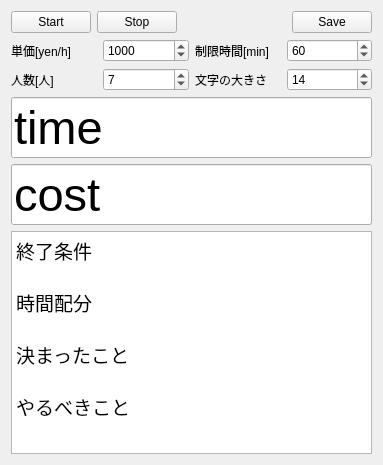
<?xml version="1.0" encoding="UTF-8"?>
<ui version="4.0">
 <class>Widget</class>
 <widget class="QWidget" name="Widget">
  <property name="geometry">
   <rect>
    <x>0</x>
    <y>0</y>
    <width>383</width>
    <height>465</height>
   </rect>
  </property>
  <property name="windowTitle">
   <string>Widget</string>
  </property>
  <layout class="QVBoxLayout" name="verticalLayout">
   <item>
    <layout class="QHBoxLayout" name="horizontalLayout_2">
     <item>
      <widget class="QPushButton" name="startButton">
       <property name="text">
        <string>Start</string>
       </property>
      </widget>
     </item>
     <item>
      <widget class="QPushButton" name="stopButton">
       <property name="text">
        <string>Stop</string>
       </property>
      </widget>
     </item>
     <item>
      <spacer name="horizontalSpacer_2">
       <property name="orientation">
        <enum>Qt::Horizontal</enum>
       </property>
       <property name="sizeHint" stdset="0">
        <size>
         <width>148</width>
         <height>20</height>
        </size>
       </property>
      </spacer>
     </item>
     <item>
      <widget class="QPushButton" name="saveButton">
       <property name="text">
        <string>Save</string>
       </property>
      </widget>
     </item>
    </layout>
   </item>
   <item>
    <layout class="QHBoxLayout" name="horizontalLayout_3">
     <item>
      <layout class="QHBoxLayout" name="horizontalLayout">
       <item>
        <layout class="QGridLayout" name="gridLayout">
         <item row="0" column="0">
          <widget class="QLabel" name="label">
           <property name="text">
            <string>単価[yen/h]</string>
           </property>
          </widget>
         </item>
         <item row="1" column="0">
          <widget class="QLabel" name="label_2">
           <property name="text">
            <string>人数[人]</string>
           </property>
          </widget>
         </item>
         <item row="0" column="1">
          <widget class="QSpinBox" name="spinBox_unit">
           <property name="maximum">
            <number>999999</number>
           </property>
           <property name="value">
            <number>1000</number>
           </property>
          </widget>
         </item>
         <item row="1" column="1">
          <widget class="QSpinBox" name="spinBox_person">
           <property name="value">
            <number>7</number>
           </property>
          </widget>
         </item>
        </layout>
       </item>
      </layout>
     </item>
     <item>
      <layout class="QGridLayout" name="gridLayout_2">
       <item row="0" column="0">
        <widget class="QLabel" name="label_3">
         <property name="text">
          <string>制限時間[min]</string>
         </property>
        </widget>
       </item>
       <item row="1" column="0">
        <widget class="QLabel" name="label_5">
         <property name="text">
          <string>文字の大きさ</string>
         </property>
        </widget>
       </item>
       <item row="1" column="1">
        <widget class="QSpinBox" name="spinBox_word">
         <property name="value">
          <number>14</number>
         </property>
        </widget>
       </item>
       <item row="0" column="1">
        <widget class="QSpinBox" name="spinBox_time">
         <property name="maximum">
          <number>9999</number>
         </property>
         <property name="value">
          <number>60</number>
         </property>
        </widget>
       </item>
      </layout>
     </item>
    </layout>
   </item>
   <item>
    <widget class="QLineEdit" name="lineEdit_time">
     <property name="sizePolicy">
      <sizepolicy hsizetype="Expanding" vsizetype="Preferred">
       <horstretch>0</horstretch>
       <verstretch>0</verstretch>
      </sizepolicy>
     </property>
     <property name="font">
      <font>
       <pointsize>35</pointsize>
      </font>
     </property>
     <property name="text">
      <string>time</string>
     </property>
    </widget>
   </item>
   <item>
    <widget class="QLineEdit" name="lineEdit_money">
     <property name="sizePolicy">
      <sizepolicy hsizetype="Expanding" vsizetype="Preferred">
       <horstretch>0</horstretch>
       <verstretch>0</verstretch>
      </sizepolicy>
     </property>
     <property name="font">
      <font>
       <pointsize>35</pointsize>
      </font>
     </property>
     <property name="text">
      <string>cost</string>
     </property>
    </widget>
   </item>
   <item>
    <widget class="QPlainTextEdit" name="plainTextEdit">
     <property name="sizePolicy">
      <sizepolicy hsizetype="Expanding" vsizetype="Expanding">
       <horstretch>0</horstretch>
       <verstretch>100</verstretch>
      </sizepolicy>
     </property>
     <property name="maximumSize">
      <size>
       <width>16777215</width>
       <height>16777215</height>
      </size>
     </property>
     <property name="font">
      <font>
       <pointsize>14</pointsize>
      </font>
     </property>
     <property name="sizeAdjustPolicy">
      <enum>QAbstractScrollArea::AdjustIgnored</enum>
     </property>
     <property name="plainText">
      <string>終了条件

時間配分

決まったこと

やるべきこと</string>
     </property>
    </widget>
   </item>
  </layout>
 </widget>
 <layoutdefault spacing="6" margin="11"/>
 <resources/>
 <connections/>
</ui>
